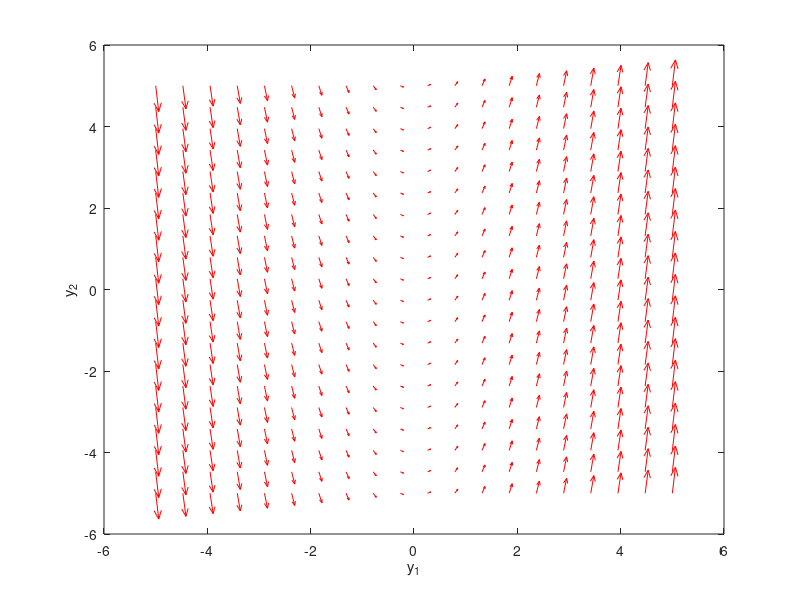

Recreate this plot in MATLAB.

f = @(t,Y) [10; 1000/47*Y(1)];

y2 = linspace(-5,5,20);
y1 = linspace(-5,5,20);

% creates two matrices one for all the x-values on the grid, and one for
% all the y-values on the grid. Note that x and y are matrices of the same
% size and shape, in this case 20 rows and 20 columns
[x,y] = meshgrid(y1,y2);
size(x)
size(y)

u = zeros(size(x));
v = zeros(size(x));

% we can use a single loop over each element to compute the derivatives at
% each point (y1, y2)
t=0; % we want the derivatives at each point at t=0, i.e. the starting time
for i = 1:numel(x)
    Yprime = f(t,[x(i); y(i)])
    u(i) = Yprime(1);
    v(i) = Yprime(2);
end

quiver(x,y,u,v,'r'); figure(gcf)
xlabel('y_1')
ylabel('y_2')

% hold on
% for y20 = [0 0.5 1 1.5 2 2.5]
%     [ts,ys] = ode45(f,[0,50],[0;y20]);
%     plot(ys(:,1),ys(:,2))
%     plot(ys(1,1),ys(1,2),'bo') % starting point
%     plot(ys(end,1),ys(end,2),'ks') % ending point
% end
% hold off


